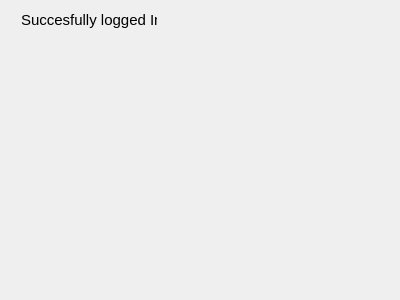
<?xml version="1.0" encoding="UTF-8"?>
<ui version="4.0">
 <class>Dialog</class>
 <widget class="QDialog" name="Dialog">
  <property name="geometry">
   <rect>
    <x>0</x>
    <y>0</y>
    <width>400</width>
    <height>300</height>
   </rect>
  </property>
  <property name="windowTitle">
   <string>Dialog</string>
  </property>
  <widget class="QLabel" name="label">
   <property name="geometry">
    <rect>
     <x>21</x>
     <y>11</y>
     <width>136</width>
     <height>18</height>
    </rect>
   </property>
   <property name="styleSheet">
    <string notr="true">font-size:15px;
</string>
   </property>
   <property name="text">
    <string>Succesfully logged In</string>
   </property>
  </widget>
 </widget>
 <resources/>
 <connections/>
</ui>
